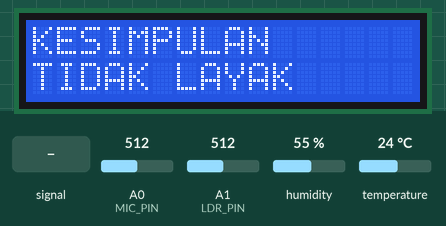
Recording of a sketch running on a simulated Arduino Uno, built with avr-gcc and run on an emulated ATmega328P. On the bench: 16×2 character LCD. Inputs (shaded band) come from the test bench; at power-on: temperature 24 °C, A0 (MIC_PIN) = 512, A1 (LDR_PIN) = 512, humidity 55 %.

Above: at 15.6 s.
15.7 s: A0 (MIC_PIN) fed a 200 Hz sine of ±81 counts around its level
At 26.7 s:
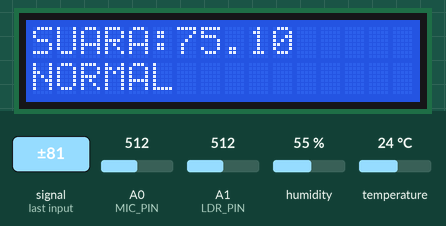
27.8 s: temperature set to 28 °C
At 34.7 s:
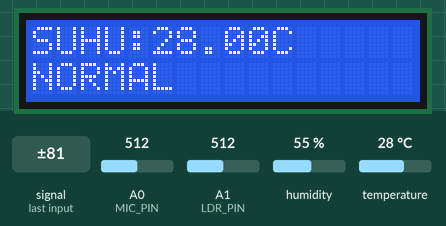
40.0 s: temperature set to 31 °C
At 51.3 s:
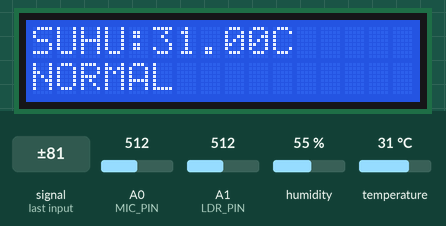
52.1 s: temperature set to 34 °C
At 67.8 s:
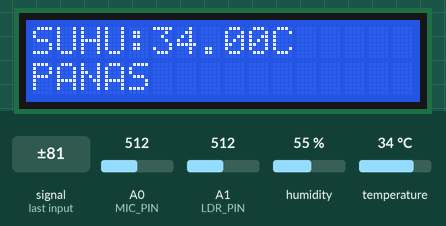
Timing chart, 0 to 69.2 s (numbered marks = the images above; inputs shaded):
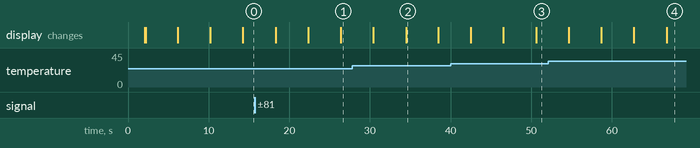

Measured:
- the behaviour switches between 32 and 33 °C on temperature (found by bisection; images 3 and 4)
- after the input at 15.7 s, the display: first differs from a run without the input after 10.7 s (image 1)
- after the input at 27.8 s, the display: first differs from a run without the input after 6.7 s (image 2)
- after the input at 52.1 s, the display: first differs from a run without the input after 14.7 s (image 4)
- what the display in image 2 shows lasts 4.0 s, from 34.5 s to 38.5 s

The sketch:

coding_SmartBox.ino
```cpp
#include <Wire.h>
#include <LiquidCrystal_I2C.h>
#include <DHT.h>

/* KONFIGURASI PIN */

#define DHTPIN 2
#define DHTTYPE DHT11

#define LDR_PIN A1
#define MIC_PIN A0

/* OBJECT */

DHT dht(DHTPIN, DHTTYPE);


LiquidCrystal_I2C lcd(0x27, 16, 2);

const int sampleWindow = 50; // Lebar sampling 50 ms (20Hz)
unsigned int sample;
const double vRef = 0.0044;
const double dbOffset = 30.0; // Kalibrasi offset untuk menyamakan dengan dB nyata

/* SETUP */

void setup() {

  Serial.begin(9600);
  pinMode(LDR_PIN, INPUT);
  pinMode(MIC_PIN, INPUT);
  dht.begin();

  lcd.init();
  lcd.backlight();

  lcd.setCursor(0,0);
  lcd.print("SYSTEM READY");

  delay(2000);

  lcd.clear();
}

/* LOOP */

void loop() {

  /* BACA SENSOR */

  float suhu = dht.readTemperature();

  int mentah = analogRead(LDR_PIN);
  int cahaya = map(mentah, 1023, 0, 0, 100);

  // Membatasi nilai agar tetap di rentang 0-100%
  cahaya = constrain(cahaya, 0, 100);

  unsigned long startMillis = millis();
  unsigned int peakToPeak = 0;

  unsigned int signalMax = 0;
  unsigned int signalMin = 1024;

   // 1. Proses Sampling Gelombang AC Audio
   while (millis() - startMillis < sampleWindow) {
      sample = analogRead(MIC_PIN);
      if (sample < 1024) {
         if (sample > signalMax) {
            signalMax = sample;
         }
         else if (sample < signalMin) {
            signalMin = sample;
         }
      }
   }

   // 2. Hitung Amplitudo Puncak-ke-Puncak
   peakToPeak = signalMax - signalMin;

   // 3. Konversi ADC ke Volt (Nilai minimum dibatasi 1 agar log10 tidak minus tak terhingga)
   if (peakToPeak < 1) peakToPeak = 1;
   double volts = (peakToPeak * 5.0) / 1023.0;

   // 4. Rumus Logaritma Desibel (dB)
   // Menghitung rasio logaritmik dari tegangan yang terbaca
   double suara = 20.0 * log10(volts / vRef) + dbOffset;

   // Pembatasan logika agar nilai tidak minus jika ruangan sangat hening
   if (suara < 0) suara = 0;

  /* PARAMETER SUHU */

  String kondisiSuhu;

  if (suhu < 25) {
    kondisiSuhu = "DINGIN";
  }
  else if (suhu <= 32) {
    kondisiSuhu = "NORMAL";
  }
  else {
    kondisiSuhu = "PANAS";
  }

  /* PARAMETER CAHAYA */

  String kondisiCahaya;

  if (cahaya < 40) {
    kondisiCahaya = "GELAP";
  }
  else if (cahaya <= 70) {
    kondisiCahaya = "CUKUP";
  }
  else {
    kondisiCahaya = "TERANG";
  }

  /* PARAMETER SUARA */

  String kondisiSuara;

  if (suara < 50) {
    kondisiSuara = "SUNYI";
  }
  else if (suara <= 80) {
    kondisiSuara = "NORMAL";
  }
  else {
    kondisiSuara = "BISING";
  }

  /* KESIMPULAN */

  String kesimpulan;

  if (
      kondisiSuhu == "NORMAL" &&
      kondisiCahaya != "GELAP" &&
      kondisiSuara != "BISING"
     )
  {
    kesimpulan = "LAYAK";
  }
  else {
    kesimpulan = "TIDAK LAYAK";
  }

  /* TAMPIL SUHU */

  lcd.clear();

  lcd.setCursor(0,0);
  lcd.print("SUHU:");

  lcd.print(suhu);

  lcd.print("C");

  lcd.setCursor(0,1);
  lcd.print(kondisiSuhu);

  delay(4000);

  /* TAMPIL CAHAYA */

  lcd.clear();

  lcd.setCursor(0,0);
  lcd.print("CAHAYA:");

  lcd.print(cahaya);

  lcd.setCursor(0,1);
  lcd.print(kondisiCahaya);

  delay(4000);

  /* TAMPIL SUARA */

  lcd.clear();

  lcd.setCursor(0,0);
  lcd.print("SUARA:");

  lcd.print(suara);

  lcd.setCursor(0,1);
  lcd.print(kondisiSuara);

  delay(4000);

  /* TAMPIL KESIMPULAN */

  lcd.clear();

  lcd.setCursor(0,0);
  lcd.print("KESIMPULAN");

  lcd.setCursor(0,1);
  lcd.print(kesimpulan);

  delay(4000);
}
```
